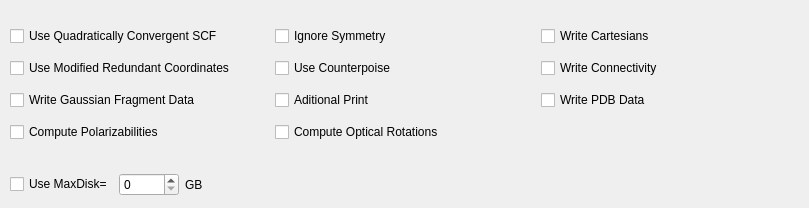
          <widget class="QWidget" name="uiGeneralTab">
           <property name="accessibleName">
            <string/>
           </property>
           <attribute name="title">
            <string>General</string>
           </attribute>
           <widget class="QWidget" name="layoutWidget">
            <property name="geometry">
             <rect>
              <x>10</x>
              <y>20</y>
              <width>790</width>
              <height>131</height>
             </rect>
            </property>
            <layout class="QGridLayout" name="gridLayout_4">
             <item row="1" column="1">
              <widget class="QCheckBox" name="uiCounterpoiseCheckBox">
               <property name="text">
                <string>Use Counterpoise</string>
               </property>
              </widget>
             </item>
             <item row="3" column="1">
              <widget class="QCheckBox" name="uiOpticalRotationsCheckBox">
               <property name="text">
                <string>Compute Optical Rotations</string>
               </property>
              </widget>
             </item>
             <item row="0" column="1">
              <widget class="QCheckBox" name="uiIgnoreSymmetryCheckBox">
               <property name="text">
                <string>Ignore Symmetry</string>
               </property>
              </widget>
             </item>
             <item row="0" column="0">
              <widget class="QCheckBox" name="uiQuadraticallyCheckBox">
               <property name="text">
                <string>Use Quadratically Convergent SCF</string>
               </property>
              </widget>
             </item>
             <item row="3" column="0">
              <widget class="QCheckBox" name="uiPolarizabilitiesCheckBox">
               <property name="text">
                <string>Compute Polarizabilities</string>
               </property>
              </widget>
             </item>
             <item row="2" column="0">
              <widget class="QCheckBox" name="uiGaussianFragmentCheckBox">
               <property name="text">
                <string>Write Gaussian Fragment Data</string>
               </property>
              </widget>
             </item>
             <item row="2" column="1">
              <widget class="QCheckBox" name="uiAdditionalPrintCheckBox">
               <property name="text">
                <string>Aditional Print</string>
               </property>
              </widget>
             </item>
             <item row="1" column="0">
              <widget class="QCheckBox" name="uiModifiedRedundantCheckBox">
               <property name="text">
                <string>Use Modified Redundant Coordinates</string>
               </property>
              </widget>
             </item>
             <item row="1" column="2">
              <widget class="QCheckBox" name="uiWriteConnectivityCheckBox">
               <property name="text">
                <string>Write Connectivity</string>
               </property>
              </widget>
             </item>
             <item row="2" column="2">
              <widget class="QCheckBox" name="uiWritePDBCheckBox">
               <property name="text">
                <string>Write PDB Data</string>
               </property>
              </widget>
             </item>
             <item row="0" column="2">
              <widget class="QCheckBox" name="uiWriteCartesiansCheckBox">
               <property name="text">
                <string>Write Cartesians</string>
               </property>
              </widget>
             </item>
            </layout>
           </widget>
           <widget class="QWidget" name="layoutWidget">
            <property name="geometry">
             <rect>
              <x>10</x>
              <y>170</y>
              <width>234</width>
              <height>29</height>
             </rect>
            </property>
            <layout class="QHBoxLayout" name="horizontalLayout_8">
             <item>
              <widget class="QCheckBox" name="uiMaxDiskCheckBox">
               <property name="text">
                <string>Use MaxDisk=</string>
               </property>
              </widget>
             </item>
             <item>
              <widget class="QSpinBox" name="uiMaxDiskSpinBox"/>
             </item>
             <item>
              <widget class="QLabel" name="label_25">
               <property name="text">
                <string>GB</string>
               </property>
              </widget>
             </item>
            </layout>
           </widget>
          </widget>
